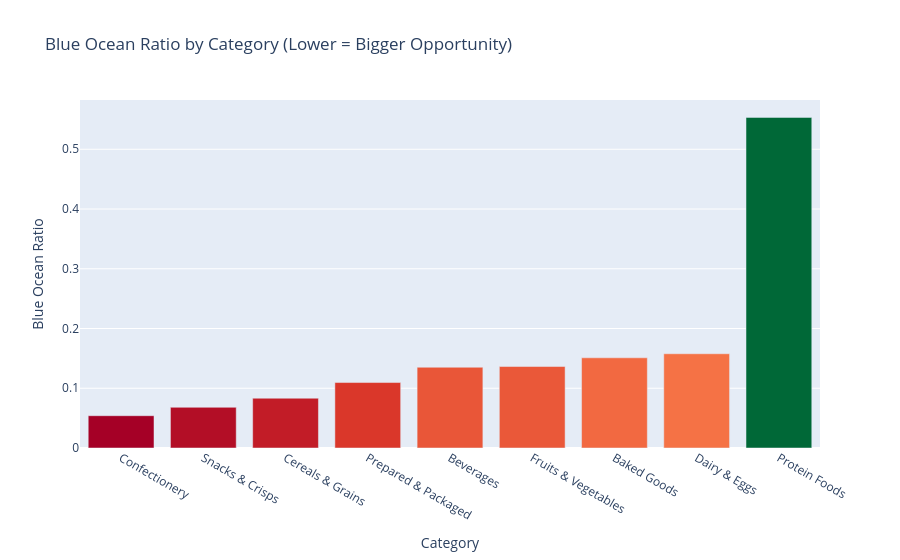

Notebook code cell kept with this figure:
### Code cell
# Cell 7: Story 4 — Recommendation Engine

blue_ocean_mask = (
    (df_clean['proteins_100g'] > PROTEIN_THRESHOLD) &
    (df_clean['sugars_100g'] < SUGAR_THRESHOLD)
)
df_blue = df_clean[blue_ocean_mask].copy()
print(f'Blue Ocean products: {len(df_blue):,} ({len(df_blue)/len(df_clean)*100:.1f}% of cleaned dataset)')

# Category counts in Blue Ocean vs. total — gap ratio identifies biggest opportunity
category_counts = df_blue['primary_category'].value_counts()
cat_totals = df_clean['primary_category'].value_counts()
gap_ratio = category_counts / cat_totals.reindex(category_counts.index).fillna(1)

# Category with LOWEST blue-ocean ratio = most under-served
gap_opportunity = gap_ratio[gap_ratio.index != OTHER].idxmin()
gap_top_products = df_blue[df_blue['primary_category'] == gap_opportunity]
avg_protein = gap_top_products['proteins_100g'].mean()
avg_sugar   = gap_top_products['sugars_100g'].mean()
gap_pct     = (1 - gap_ratio[gap_opportunity]) * 100

insight = f"""
╔══════════════════════════════════════════════════════════════════╗
║                         KEY INSIGHT                             ║
╠══════════════════════════════════════════════════════════════════╣
║  Based on the data, the biggest market opportunity is in        ║
║  [{gap_opportunity}], specifically targeting products with      ║
║  {avg_protein:.0f}g of protein and less than {avg_sugar:.0f}g of sugar.              ║
║                                                                  ║
║  {gap_pct:.0f}% of {gap_opportunity} products do NOT meet Blue Ocean criteria,  ║
║  leaving a massive under-served health-conscious segment.       ║
╚══════════════════════════════════════════════════════════════════╝
"""
print(insight)

# Visualise gap ratio across categories
gap_df = gap_ratio[gap_ratio.index != OTHER].reset_index()
gap_df.columns = ['category', 'blue_ocean_ratio']
gap_df = gap_df.sort_values('blue_ocean_ratio')

fig_gap = px.bar(
    gap_df,
    x='category',
    y='blue_ocean_ratio',
    color='blue_ocean_ratio',
    color_continuous_scale='RdYlGn',
    title='Blue Ocean Ratio by Category (Lower = Bigger Opportunity)',
    labels={'blue_ocean_ratio': 'Blue Ocean Ratio', 'category': 'Category'},
)
fig_gap.update_layout(coloraxis_showscale=False)
fig_gap.show()

### Figure 1 — Plotly figure (JSON) as saved in the notebook; plotly's stock layout.template omitted (floating-point values rounded to 4 significant figures)
{"data": [{"hovertemplate": "Category=%{x}<br>Blue Ocean Ratio=%{marker.color}<extra></extra>", "legendgroup": "", "marker": {"color": [0.05405, 0.06811, 0.08333, 0.1096, 0.1351, 0.1364, 0.151, 0.1578, 0.5533], "coloraxis": "coloraxis", "pattern": {"shape": ""}}, "name": "", "orientation": "v", "showlegend": false, "textposition": "auto", "type": "bar", "x": ["Confectionery", "Snacks & Crisps", "Cereals & Grains", "Prepared & Packaged", "Beverages", "Fruits & Vegetables", "Baked Goods", "Dairy & Eggs", "Protein Foods"], "xaxis": "x", "y": [0.05405, 0.06811, 0.08333, 0.1096, 0.1351, 0.1364, 0.151, 0.1578, 0.5533], "yaxis": "y"}], "layout": {"barmode": "relative", "coloraxis": {"colorbar": {"title": {"text": "Blue Ocean Ratio"}}, "colorscale": [[0, "rgb(165,0,38)"], [0.1, "rgb(215,48,39)"], [0.2, "rgb(244,109,67)"], [0.3, "rgb(253,174,97)"], [0.4, "rgb(254,224,139)"], [0.5, "rgb(255,255,191)"], [0.6, "rgb(217,239,139)"], [0.7, "rgb(166,217,106)"], [0.8, "rgb(102,189,99)"], [0.9, "rgb(26,152,80)"], [1, "rgb(0,104,55)"]], "showscale": false}, "legend": {"tracegroupgap": 0}, "title": {"text": "Blue Ocean Ratio by Category (Lower = Bigger Opportunity)"}, "xaxis": {"anchor": "y", "domain": [0, 1], "title": {"text": "Category"}}, "yaxis": {"anchor": "x", "domain": [0, 1], "title": {"text": "Blue Ocean Ratio"}}}}
